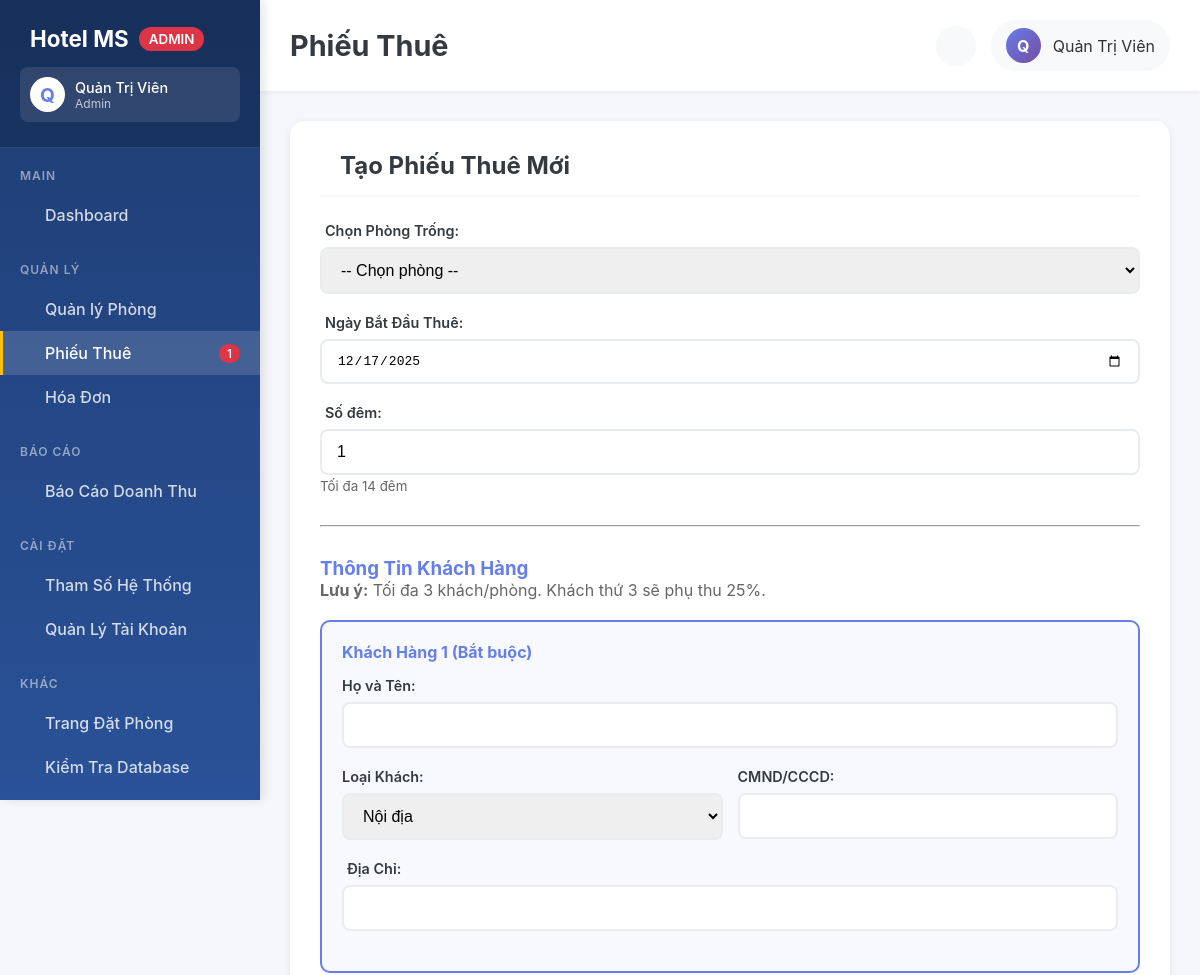
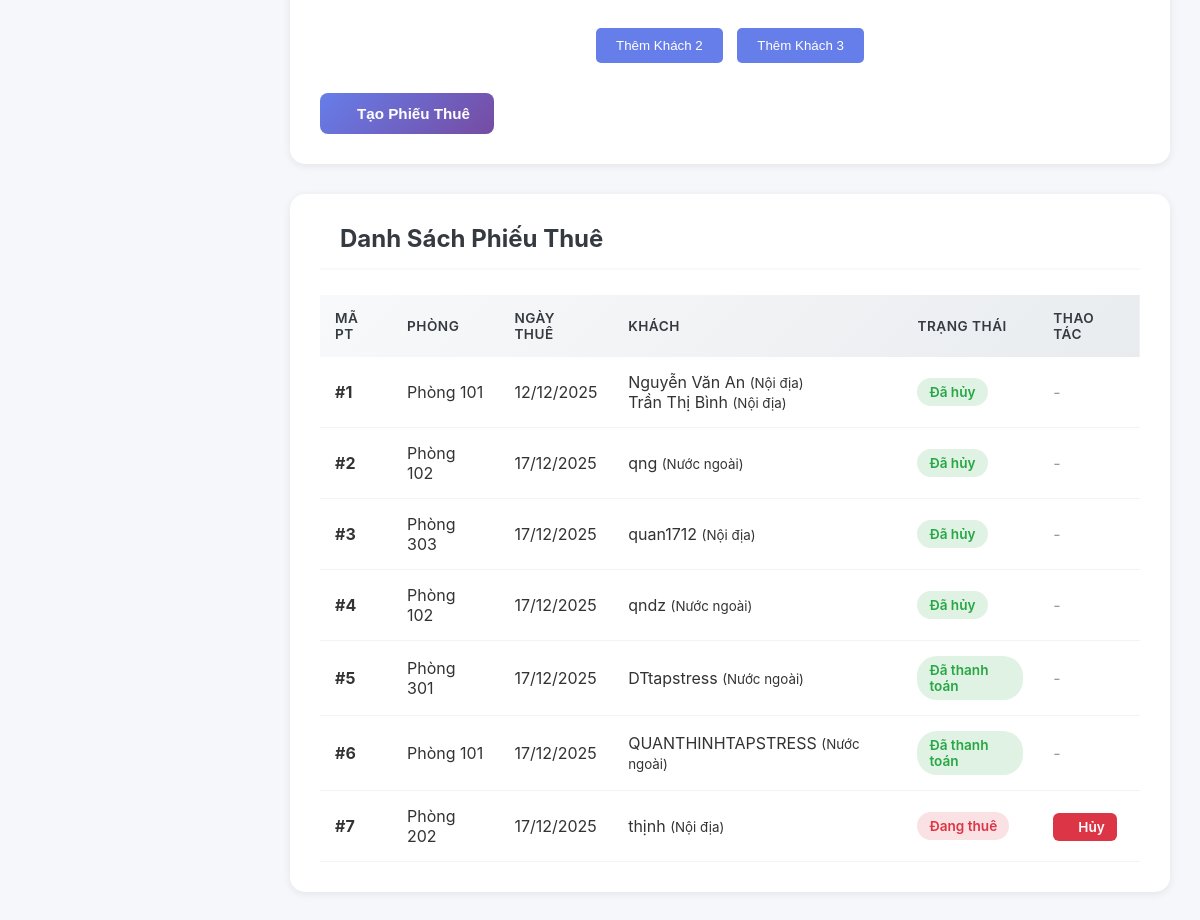
The app's page /admin/phieu-thue.php (signed in), older data (2 pictures, top to bottom).
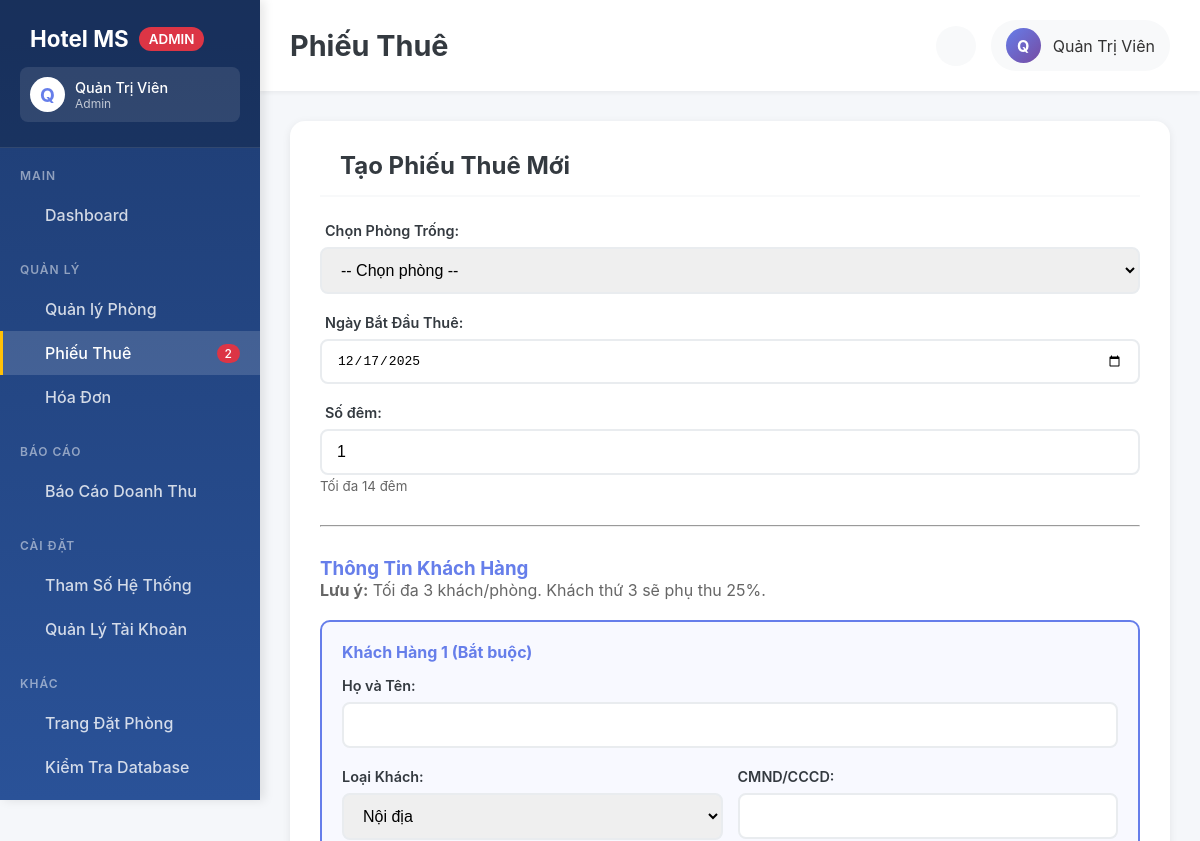
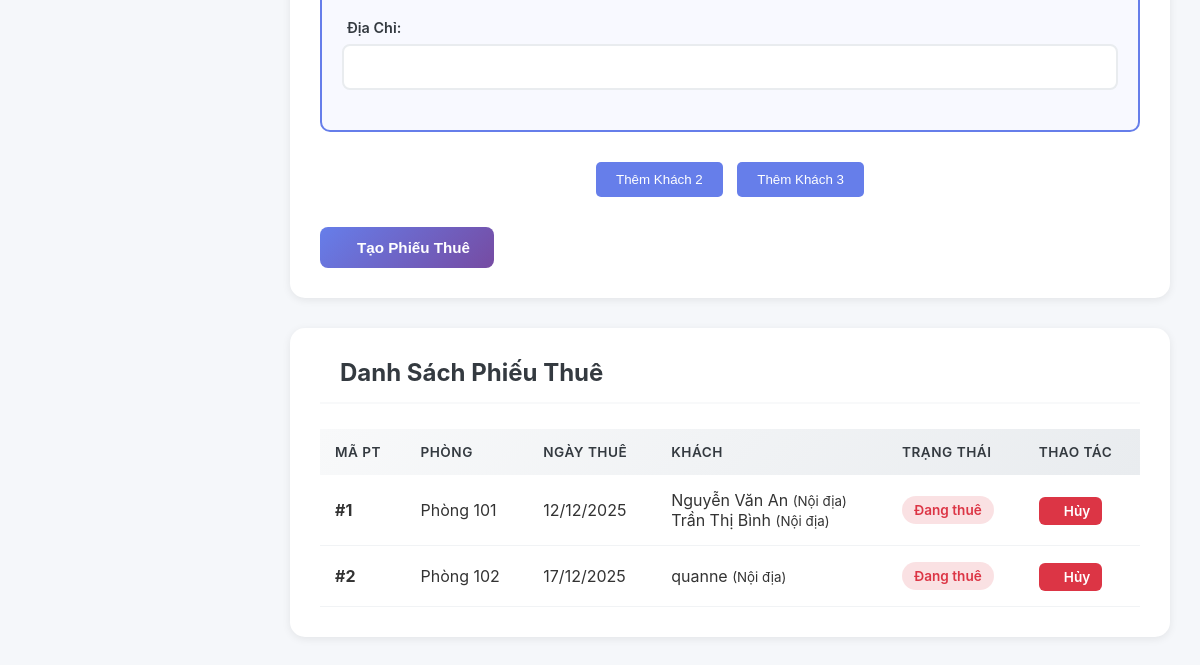
The same page, newer data (2 pictures, top to bottom).
### tables this page shows
CREATE TABLE PHIEUTHUE (
MaPhieuThue INTEGER PRIMARY KEY AUTOINCREMENT,
MaPhong INTEGER NOT NULL,
MaKhachHangUser INTEGER,
NgayBatDauThue DATE NOT NULL DEFAULT (date('now')),
SoDem INTEGER NOT NULL DEFAULT 1 CHECK(SoDem BETWEEN 1 AND 14),
TinhTrangPhieu TEXT DEFAULT 'Đang thuê' CHECK(TinhTrangPhieu IN ('Đang thuê', 'Đã thanh toán', 'Đã hủy')),
FOREIGN KEY (MaPhong) REFERENCES PHONG(MaPhong) ON DELETE RESTRICT ON UPDATE CASCADE,
FOREIGN KEY (MaKhachHangUser) REFERENCES KHACHHANG_USERS(MaKhachHangUser) ON DELETE SET NULL ON UPDATE CASCADE
);

CREATE TABLE PHONG (
MaPhong INTEGER PRIMARY KEY AUTOINCREMENT,
SoPhong TEXT NOT NULL UNIQUE,
MaLoaiPhong INTEGER NOT NULL,
TinhTrang TEXT DEFAULT 'Trống' CHECK(TinhTrang IN ('Trống', 'Đã thuê')),
GhiChu TEXT,
FOREIGN KEY (MaLoaiPhong) REFERENCES LOAIPHONG(MaLoaiPhong) ON DELETE RESTRICT ON UPDATE CASCADE
);

CREATE TABLE KHACHHANG (
MaKhachHang INTEGER PRIMARY KEY AUTOINCREMENT,
TenKhach TEXT NOT NULL,
LoaiKhach TEXT NOT NULL CHECK(LoaiKhach IN ('Nội địa', 'Nước ngoài')),
CMND TEXT UNIQUE,
DiaChi TEXT
);

### controllers/PhongController.php (called while the page is built, shortened)
<?php
require_once __DIR__ . '/../config/database.php';
class PhongController {
    private $db;
    public function __construct() {
        $database = new Database();
        $this->db = $database->connect();
    }
public function traCuuPhong($loaiPhong = null, $tinhTrang = null) {
    $sql = "SELECT P.*, L.TenLoai, L.DonGiaCoBan
            FROM PHONG P
            JOIN LOAIPHONG L ON P.MaLoaiPhong = L.MaLoaiPhong
            WHERE 1=1";
    $params = [];
    if ($tinhTrang !== null && $tinhTrang !== '') {
        $sql .= " AND P.TinhTrang = ?";
        $params[] = $tinhTrang;
    }
    $stmt = $this->db->prepare($sql);
    $stmt->execute($params);
    return $stmt->fetchAll();
}
}
?>

### config/database.php (called while the page is built, shortened)
<?php
class Database {
    private $db_file;
    private $conn;
    public function __construct() {
        $this->db_file = __DIR__ . '/../database/hotel.db';
    }
    public function connect() {
        try {
            $db_dir = dirname($this->db_file);
            $this->conn = new PDO('sqlite:' . $this->db_file);
            $this->conn->setAttribute(PDO::ATTR_ERRMODE, PDO::ERRMODE_EXCEPTION);
            $this->conn->setAttribute(PDO::ATTR_DEFAULT_FETCH_MODE, PDO::FETCH_ASSOC);
            $this->conn->exec('PRAGMA foreign_keys = ON');
            $this->conn->exec('PRAGMA journal_mode = WAL');
            $this->conn->exec('PRAGMA synchronous = NORMAL');
        } catch(PDOException $e) {
            die("Connection Error: " . $e->getMessage());
        }
        return $this->conn;
    }
    public function __destruct() {
        $this->conn = null;
    }
}
?>

### controllers/PhieuThueController.php (called while the page is built, shortened)
<?php
require_once __DIR__ . '/../config/database.php';
class PhieuThueController {
private $db;
public function __construct() {
$this->database = new Database();
$this->db = $this->database->connect();
}
public function getPhieuThue($tinhTrang = null) {
$sql = "SELECT PT.*, P.SoPhong
FROM PHIEUTHUE PT
JOIN PHONG P ON PT.MaPhong = P.MaPhong";
if ($tinhTrang) {
$sql .= " WHERE PT.TinhTrangPhieu = ?";
$stmt = $this->db->prepare($sql);
$stmt->execute([$tinhTrang]);
} else {
$stmt = $this->db->query($sql);
}
return $stmt->fetchAll();
}
public function getChiTietKhach($maPhieuThue) {
$stmt = $this->db->prepare("SELECT K.* FROM KHACHHANG K
JOIN CHITIET_THUE CT ON K.MaKhachHang = CT.MaKhachHang
WHERE CT.MaPhieuThue = ?");
$stmt->execute([$maPhieuThue]);
return $stmt->fetchAll();
}
}
?>

### admin/phieu-thue.php (the view, shortened to what the changed rows need)
<?php
require_once __DIR__ . '/../controllers/PhieuThueController.php';
require_once __DIR__ . '/../controllers/PhongController.php';
require_once __DIR__ . '/../config/database.php';
$phieuThueCtrl = new PhieuThueController();
$controller = new PhongController();
$phieuThues = $phieuThueCtrl->getPhieuThue();
$phongDaThue = count($controller->traCuuPhong(null, 'Đã thuê'));
?>
<!DOCTYPE html>
<html lang="vi">
<head>
<link rel="stylesheet" href="../assets/css/admin.css">
</head>
<body>
<?php include 'includes/sidebar.php'; ?>
<div class="admin-content">
<?php include 'includes/header.php'; ?>
<main class="main-container">
<div class="content-section">
<div class="section-header">
<h2 class="section-title">
<i class="ph ph-plus-circle"></i> Tạo Phiếu Thuê Mới
</h2>
</div>
</div>
<div class="content-section">
<div class="section-header">
<h2 class="section-title">
<i class="ph ph-list-bullets"></i> Danh Sách Phiếu Thuê
</h2>
</div>
<table class="data-table">
<thead>
<tr>
<th>Mã PT</th>
<th>Phòng</th>
<th>Ngày Thuê</th>
<th>Khách</th>
<th>Trạng Thái</th>
<th>Thao Tác</th>
</tr>
</thead>
<tbody>
<?php foreach ($phieuThues as $pt):
$khachs = $phieuThueCtrl->getChiTietKhach($pt['MaPhieuThue']);
?>
<tr>
<td><strong>#<?= $pt['MaPhieuThue'] ?></strong></td>
<td>Phòng <?= htmlspecialchars($pt['SoPhong']) ?></td>
<td><?= date('d/m/Y', strtotime($pt['NgayBatDauThue'])) ?></td>
<td>
<?php foreach ($khachs as $k): ?>
<div><i class="ph ph-user"></i> <?= htmlspecialchars($k['TenKhach']) ?>
<small>(<?= htmlspecialchars($k['LoaiKhach']) ?>)</small>
</div>
<?php endforeach; ?>
</td>
<td>
<span class="status-badge <?= $pt['TinhTrangPhieu'] === 'Đang thuê' ? 'occupied' : 'available' ?>">
<?= htmlspecialchars($pt['TinhTrangPhieu']) ?>
</span>
</td>
<td>
<?php if ($pt['TinhTrangPhieu'] === 'Đang thuê'): ?>
<a href="?action=cancel&id=<?= $pt['MaPhieuThue'] ?>"
class="btn btn-sm btn-danger"
onclick="return confirm('Xác nhận hủy phiếu thuê?')">
<i class="ph ph-x-circle"></i> Hủy
</a>
<?php else: ?>
<span style="color: #999;">-</span>
<?php endif; ?>
</td>
</tr>
<?php endforeach; ?>
</tbody>
</table>
</div>
</main>
</div>
</body>
</html>

### admin/includes/sidebar.php (shortened to what the changed rows need)
<?php
$current_page = basename($_SERVER['PHP_SELF']);
?>
<aside class="admin-sidebar">
    <div class="sidebar-header">
        <h1>
            <i class="ph-fill ph-buildings"></i> Hotel MS
            <span class="badge">ADMIN</span>
        </h1>
    </div>
    <nav class="sidebar-nav">
        <div class="nav-section">
            <a href="phieu-thue.php" class="nav-link <?= $current_page === 'phieu-thue.php' ? 'active' : '' ?>">
                <span>Phiếu Thuê</span>
                <?php
                if (isset($phongDaThue) && $phongDaThue > 0):
                ?>
                <span class="badge"><?= $phongDaThue ?></span>
                <?php endif; ?>
            </a>
        </div>
    </nav>
</aside>

Row changes from the older to the newer data that the page shows:
removed khachhang: TenKhach "qng", LoaiKhach "Nước ngoài", shown under phieuthue id 2
removed phieuthue: MaPhieuThue "3", MaPhong.SoPhong "303", NgayBatDauThue "17/12/2025", TinhTrangPhieu "Đã hủy"
removed khachhang: TenKhach "quan1712", LoaiKhach "Nội địa", shown under "3"
removed phieuthue: MaPhieuThue "4", MaPhong.SoPhong "102", NgayBatDauThue "17/12/2025", TinhTrangPhieu "Đã hủy"
removed khachhang: TenKhach "qndz", LoaiKhach "Nước ngoài", shown under "4"
removed phieuthue: MaPhieuThue "5", MaPhong.SoPhong "301", NgayBatDauThue "17/12/2025", TinhTrangPhieu "Đã thanh toán"
removed khachhang: TenKhach "DTtapstress", LoaiKhach "Nước ngoài", shown under "5"
removed phieuthue: MaPhieuThue "6", MaPhong.SoPhong "101", NgayBatDauThue "17/12/2025", TinhTrangPhieu "Đã thanh toán"
removed khachhang: TenKhach "QUANTHINHTAPSTRESS", LoaiKhach "Nước ngoài", shown under "6"
removed phieuthue: MaPhieuThue "7", MaPhong.SoPhong "202", NgayBatDauThue "17/12/2025", TinhTrangPhieu "Đang thuê"
removed khachhang: TenKhach "thịnh", LoaiKhach "Nội địa", shown under "7"
changed phieuthue id 1: TinhTrangPhieu "Đã hủy" → "Đang thuê"; TinhTrangPhieu "-" → "Hủy"
changed phieuthue id 2: gains khachhang (TenKhach "quanne", LoaiKhach "Nội địa"); TinhTrangPhieu "Đã hủy" → "Đang thuê"; TinhTrangPhieu "-" → "Hủy"
Text that changed along with them:
$phongDaThue: "1" → "2"
